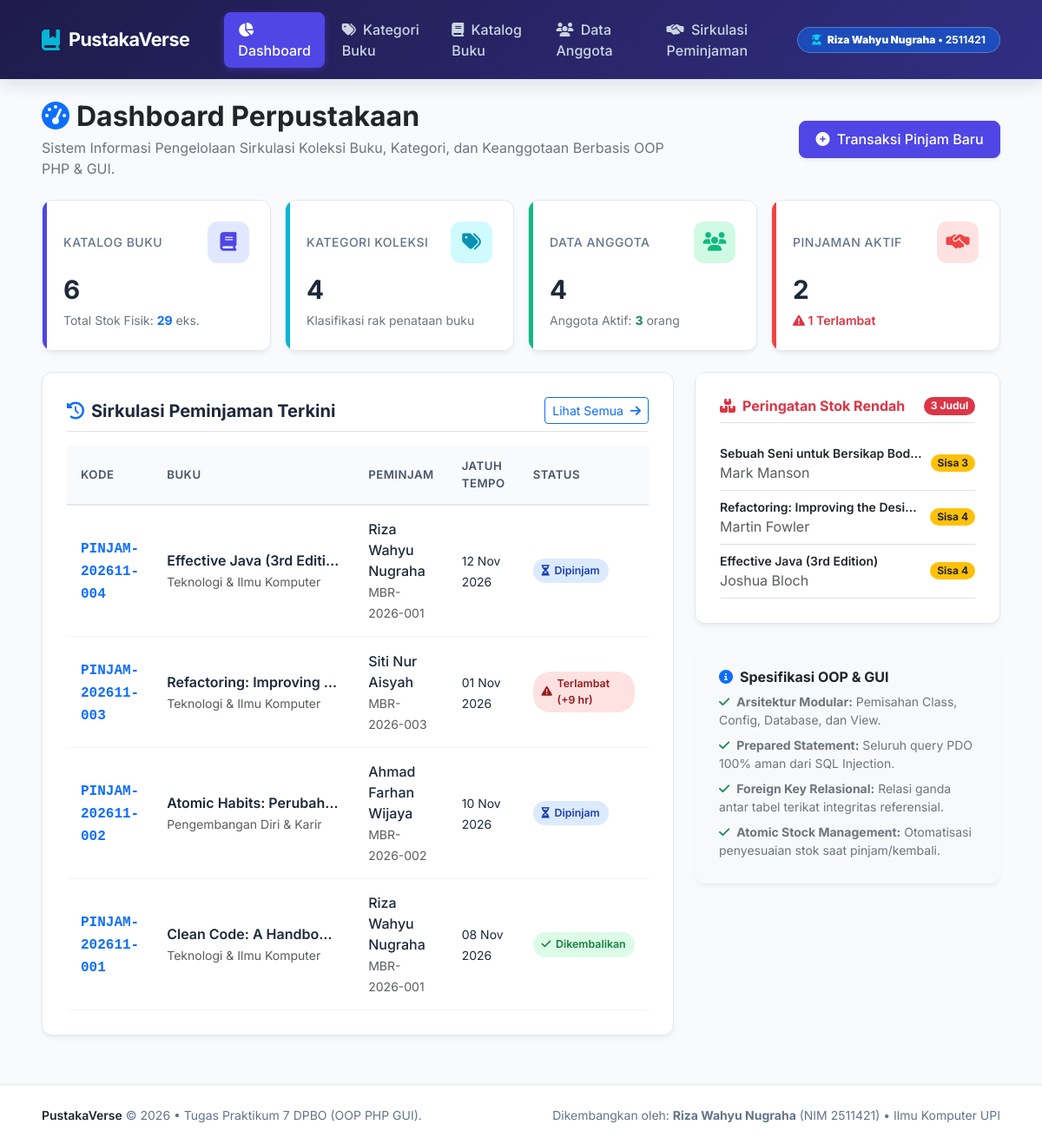
The page / on the database its author committed.
### tables this page shows
CREATE TABLE loans (
    id INT AUTO_INCREMENT PRIMARY KEY,
    loan_code VARCHAR(35) NOT NULL UNIQUE,
    book_id INT NOT NULL,
    member_id INT NOT NULL,
    loan_date DATE NOT NULL,
    due_date DATE NOT NULL,
    return_date DATE NULL,
    status ENUM('Dipinjam', 'Dikembalikan', 'Terlambat') DEFAULT 'Dipinjam',
    fine DECIMAL(10,2) DEFAULT 0.00,
    notes TEXT NULL,
    created_at TIMESTAMP DEFAULT CURRENT_TIMESTAMP,
    CONSTRAINT fk_loans_book FOREIGN KEY (book_id) 
        REFERENCES books(id) 
        ON DELETE RESTRICT 
        ON UPDATE CASCADE,
    CONSTRAINT fk_loans_member FOREIGN KEY (member_id) 
        REFERENCES members(id) 
        ON DELETE RESTRICT 
        ON UPDATE CASCADE
);

CREATE TABLE books (
    id INT AUTO_INCREMENT PRIMARY KEY,
    isbn VARCHAR(20) NOT NULL UNIQUE,
    title VARCHAR(255) NOT NULL,
    author VARCHAR(150) NOT NULL,
    publisher VARCHAR(100) NOT NULL,
    year INT NOT NULL,
    category_id INT NOT NULL,
    stock INT NOT NULL DEFAULT 0,
    cover_url VARCHAR(255) NULL,
    synopsis TEXT NULL,
    created_at TIMESTAMP DEFAULT CURRENT_TIMESTAMP,
    CONSTRAINT fk_books_category FOREIGN KEY (category_id) 
        REFERENCES categories(id) 
        ON DELETE RESTRICT 
        ON UPDATE CASCADE
);

CREATE TABLE categories (
    id INT AUTO_INCREMENT PRIMARY KEY,
    code VARCHAR(20) NOT NULL UNIQUE,
    name VARCHAR(100) NOT NULL,
    shelf_location VARCHAR(50) NOT NULL,
    description TEXT NULL,
    created_at TIMESTAMP DEFAULT CURRENT_TIMESTAMP
);

CREATE TABLE members (
    id INT AUTO_INCREMENT PRIMARY KEY,
    member_code VARCHAR(30) NOT NULL UNIQUE,
    name VARCHAR(150) NOT NULL,
    email VARCHAR(100) NOT NULL UNIQUE,
    phone VARCHAR(25) NOT NULL,
    address TEXT NOT NULL,
    status ENUM('Aktif', 'Non-Aktif') DEFAULT 'Aktif',
    join_date DATE NOT NULL,
    created_at TIMESTAMP DEFAULT CURRENT_TIMESTAMP
);

### view/dashboard.php (the view, shortened to what the rows shown need)
<?php
$recentLoans = array_slice($loanModel->getAll(), 0, 5);
$lowStockBooks = $bookModel->getLowStock(4);
?>
<div class="row align-items-center mb-4">
    <div class="col-md-8">
        <h2 class="fw-bold text-dark mb-1">
            <i class="fa-solid fa-gauge-high text-primary me-2"></i>Dashboard Perpustakaan
        </h2>
    </div>
</div>
<div class="row g-4">
    <div class="col-lg-8">
        <div class="content-surface">
            <div class="table-responsive">
                <table class="table table-custom align-middle">
                    <thead>
                        <tr>
                            <th>Kode</th>
                            <th>Buku</th>
                            <th>Peminjam</th>
                            <th>Jatuh Tempo</th>
                            <th>Status</th>
                        </tr>
                    </thead>
                    <tbody>
                        <?php if (empty($recentLoans)): ?>
                            <tr>
                                <td colspan="6" class="text-center py-4 text-muted">Belum ada aktivitas sirkulasi peminjaman.</td>
                            </tr>
                        <?php else: ?>
                            <?php foreach ($recentLoans as $row): ?>
                                <tr>
                                    <td>
                                        <span class="font-monospace fw-semibold text-primary"><?= htmlspecialchars($row['loan_code']) ?></span>
                                    </td>
                                    <td>
                                        <div class="fw-semibold text-truncate" style="max-width: 200px;" title="<?= htmlspecialchars($row['book_title']) ?>">
                                            <?= htmlspecialchars($row['book_title']) ?>
                                        </div>
                                        <small class="text-muted"><?= htmlspecialchars($row['category_name']) ?></small>
                                    </td>
                                    <td>
                                        <div class="fw-medium"><?= htmlspecialchars($row['member_name']) ?></div>
                                        <small class="text-muted"><?= htmlspecialchars($row['member_code']) ?></small>
                                    </td>
                                    <td>
                                        <span class="small"><?= date('d M Y', strtotime($row['due_date'])) ?></span>
                                    </td>
                                    <td>
                                        <?php if ($row['status'] === 'Dikembalikan'): ?>
                                            <span class="badge-custom badge-returned">
                                                <i class="fa-solid fa-check"></i> Dikembalikan
                                            </span>
                                        <?php elseif ($row['dynamic_status'] === 'Terlambat'): ?>
                                            <span class="badge-custom badge-overdue">
                                                <i class="fa-solid fa-triangle-exclamation"></i> Terlambat (+<?= $row['days_late'] ?> hr)
                                            </span>
                                        <?php else: ?>
                                            <span class="badge-custom badge-borrowed">
                                                <i class="fa-solid fa-hourglass-half"></i> Dipinjam
                                            </span>
                                        <?php endif; ?>
                                    </td>
                                </tr>
                            <?php endforeach; ?>
                        <?php endif; ?>
                    </tbody>
                </table>
            </div>
        </div>
    </div>
    <div class="col-lg-4">
        <div class="content-surface mb-4">
            <?php if (empty($lowStockBooks)): ?>
                <div class="text-center py-3 text-muted small">
                    <i class="fa-solid fa-circle-check text-success fs-4 d-block mb-1"></i>
                    Semua stok buku dalam jumlah aman.
                </div>
            <?php else: ?>
                <div class="list-group list-group-flush">
                    <?php foreach ($lowStockBooks as $b): ?>
                        <div class="list-group-item px-0 py-2 d-flex justify-content-between align-items-center border-0 border-bottom">
                            <div class="me-2 text-truncate">
                                <div class="fw-semibold text-truncate small" title="<?= htmlspecialchars($b['title']) ?>">
                                    <?= htmlspecialchars($b['title']) ?>
                                </div>
                                <span class="text-muted smaller"><?= htmlspecialchars($b['author']) ?></span>
                            </div>
                            <span class="badge <?= $b['stock'] == 0 ? 'bg-danger' : 'bg-warning text-dark' ?> rounded-pill px-2 py-1">
                                Sisa <?= $b['stock'] ?>
                            </span>
                        </div>
                    <?php endforeach; ?>
                </div>
            <?php endif; ?>
        </div>
    </div>
</div>

### rows shown on the page
loans: loan_code "PINJAM-202611-004", book.title "Effective Java (3rd Editi…", categories.name "Teknologi & Ilmu Komputer", member.name "Riza Wahyu Nugraha", member.member_code "MBR-2026-001", due_date "12 Nov 2026", status "Dipinjam" (drawn)
loans: loan_code "PINJAM-202611-003", book.title "Refactoring: Improving…", categories.name "Teknologi & Ilmu Komputer", member.name "Siti Nur Aisyah", member.member_code "MBR-2026-003", due_date "01 Nov 2026", days_late "9"
loans: loan_code "PINJAM-202611-002", book.title "Atomic Habits: Perubah…", categories.name "Pengembangan Diri & Karir", member.name "Ahmad Farhan Wijaya", member.member_code "MBR-2026-002", due_date "10 Nov 2026", status "Dipinjam" (drawn)
loans: loan_code "PINJAM-202611-001", book.title "Clean Code: A Handbo…", categories.name "Teknologi & Ilmu Komputer", member.name "Riza Wahyu Nugraha", member.member_code "MBR-2026-001", due_date "08 Nov 2026", status "Dikembalikan" (drawn)
books: title "Sebuah Seni untuk Bersikap Bod…", author "Mark Manson", stock "3"
books: title "Refactoring: Improving the Desi…", author "Martin Fowler", stock "4"
books: title "Effective Java (3rd Edition)", author "Joshua Bloch", stock "4"

### other values the page prints
$totalBooks "6"
$totalStock "29"
$totalCategories "4"
$totalMembers "4"
$activeMembers "3"
$activeLoans "2"
$overdueLoans "1"
count($lowStockBooks) "3"
